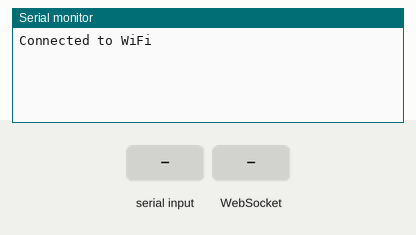
Simulated run of this sketch. Board: ESP32. On the bench: the last lines printed to the serial monitor. The test bench sets the inputs (shaded band). WiFi joins after 1.5 s; servers stay silent unless stated.

Above: at 2.7 s.
2.8 s: "90,45\n" received over the second serial link
At 3.6 s:
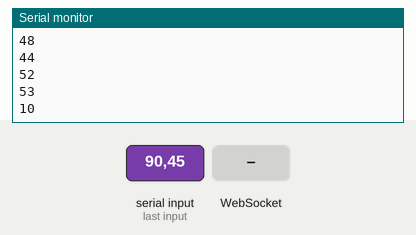
4.3 s: WebSocket text "5" received
At 5.5 s:
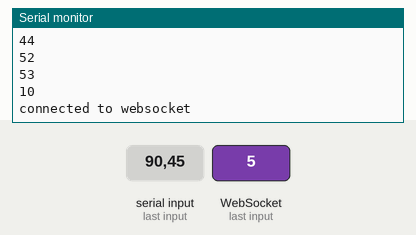
5.8 s: WebSocket text "s" received
At 6.8 s:
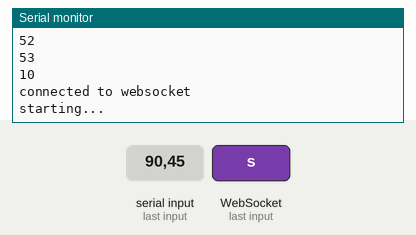
7.3 s: WebSocket text "u" received
At 7.9 s:
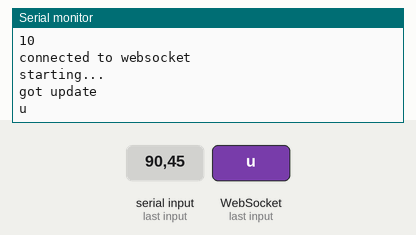
8.8 s: "30,150\n" received over the second serial link
At 9.4 s:
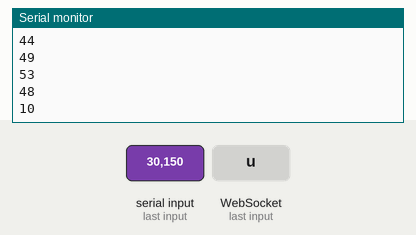
Timing chart, 0 to 11.3 s (numbered marks = the images above; inputs shaded):
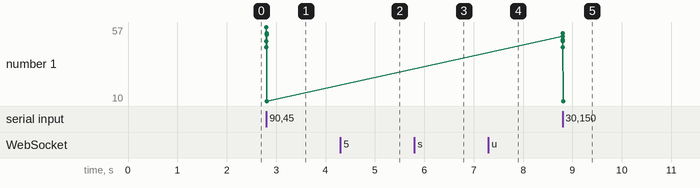

The sketch:

kaboom-firmware.ino
```cpp
#include "Arduino.h"
#include <WiFi.h>
#include <WebSocketsClient.h>

WebSocketsClient webSocket;

// NOTE: Serial2 uses pins 17 (TX) and 16 (RX)

// FIXME super hacky
void webSocketEvent(WStype_t type, uint8_t * payload, size_t length) {
  switch(type) {
    case WStype_TEXT:
            switch(payload[0]) {
                case 's':   // speed
                    Serial.println("starting...");
                    Serial2.write('s');   // send S to reset
                    break;
                case 'u':   // update number of modules completed
                    Serial.println("got update");
                    Serial.println((const char*) payload);
                    Serial2.write((uint8_t) atoi((const char*) payload + 1)); // FIXME is this cast okay?
                    break;
                default:
                    break;
            }
        break;
    case WStype_BIN:
    case WStype_ERROR:
    case WStype_FRAGMENT_TEXT_START:
    case WStype_FRAGMENT_BIN_START:
    case WStype_FRAGMENT:
    case WStype_FRAGMENT_FIN:
    case WStype_DISCONNECTED:
        break;
    case WStype_CONNECTED:
        Serial.println("connected to websocket");
        break;
  }
}

int lastSerialMessage;
void setup() {
    Serial.begin(115200);
    Serial.setDebugOutput(true);

    Serial2.begin(81250);   // FIXME this is dependent on the frequency we use for the FPGA
                            // this is a nice value at 65.000 MHz, but not at any others...

    WiFi.mode(WIFI_STA);
    WiFi.begin("WIFI_NAME", "WIFI_PASSWORD");

    while (WiFi.waitForConnectResult() != WL_CONNECTED) {
        Serial.println("trying to connect...");
        delay(5000);
    }

    Serial.println("Connected to WiFi");

    webSocket.begin("35.173.125.185", 80, "/client");
    webSocket.onEvent(webSocketEvent);
    webSocket.setReconnectInterval(5000);

    lastSerialMessage = 0;
}

void loop() {
    webSocket.loop();
//    Serial1.println("HI");
    if (millis() > lastSerialMessage + 100) {
//      Serial2.write(0xAD);
      lastSerialMessage = millis();
    }

    // TODO wtf
    if (Serial2.available()) {
        String message = String(Serial2.read(), DEC);
        Serial.println(message);
        webSocket.sendTXT(message);
    }
}
```

Measured:
- after the input at 2.8 s, the serial monitor: prints a new line at once (image 1)
- after the input at 4.3 s, the serial monitor: prints a new line at once (image 2)
- after the input at 5.8 s, the serial monitor: prints a new line at once (image 3)
- after the input at 7.3 s, the serial monitor: prints a new line at once (image 4)
- after the input at 8.8 s, the serial monitor: prints a new line at once (image 5)
